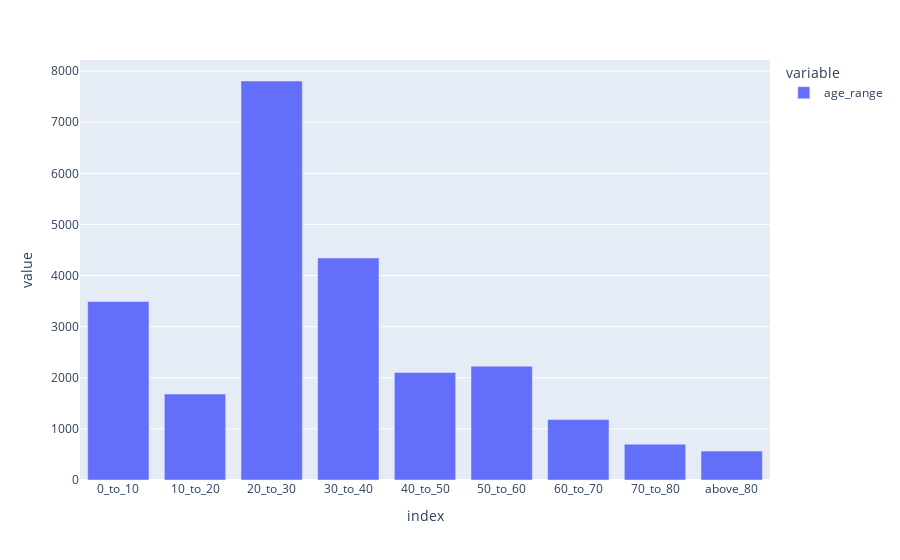

Notebook cell for this chart:
### Code cell
px.bar(result)

### Figure 1 — Plotly figure (JSON) as saved in the notebook; plotly's stock layout.template omitted (floating-point values rounded to 4 significant figures)
{"data": [{"alignmentgroup": "True", "hovertemplate": "variable=age_range<br>index=%{x}<br>value=%{y}<extra></extra>", "legendgroup": "age_range", "marker": {"color": "#636efa", "pattern": {"shape": ""}}, "name": "age_range", "offsetgroup": "age_range", "orientation": "v", "showlegend": true, "textposition": "auto", "type": "bar", "x": ["0_to_10", "10_to_20", "20_to_30", "30_to_40", "40_to_50", "50_to_60", "60_to_70", "70_to_80", "above_80"], "xaxis": "x", "y": [3492, 1682, 7806, 4345, 2104, 2226, 1183, 701, 565], "yaxis": "y"}], "layout": {"barmode": "relative", "legend": {"title": {"text": "variable"}, "tracegroupgap": 0}, "margin": {"t": 60}, "xaxis": {"anchor": "y", "domain": [0, 1], "title": {"text": "index"}}, "yaxis": {"anchor": "x", "domain": [0, 1], "title": {"text": "value"}}}}
